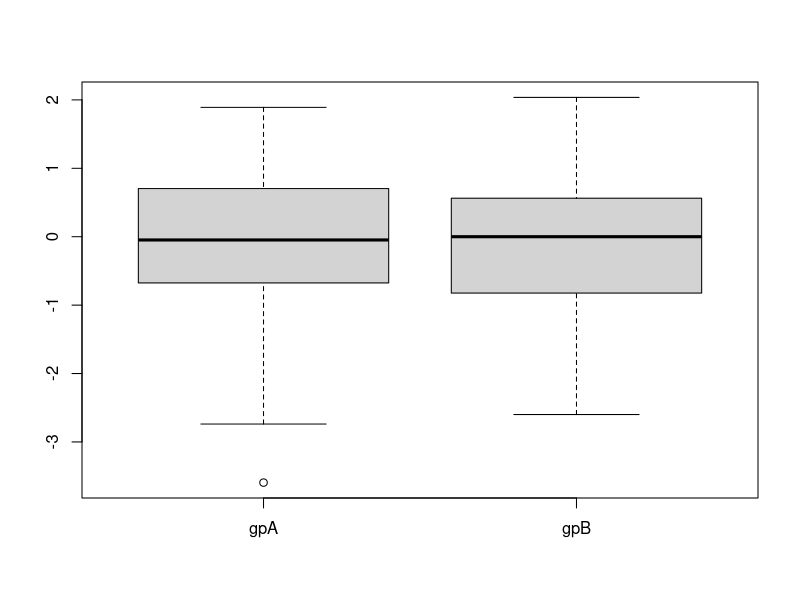
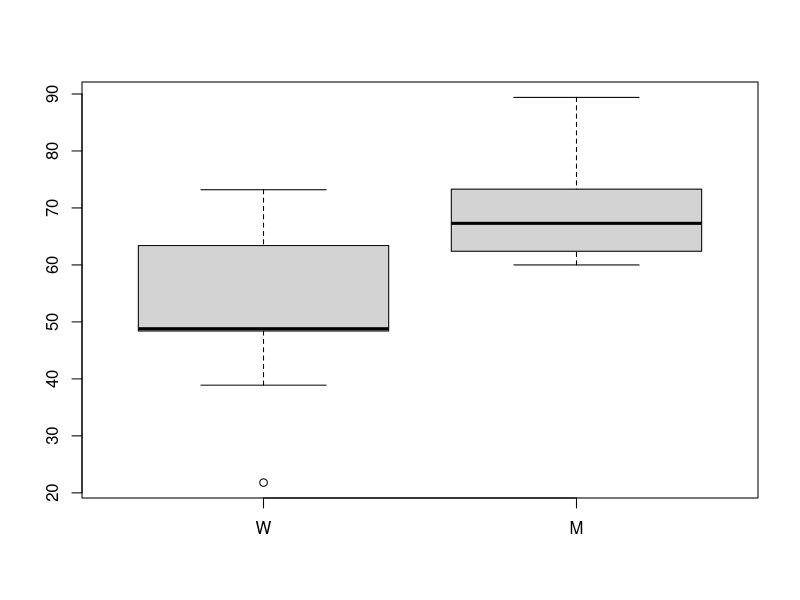
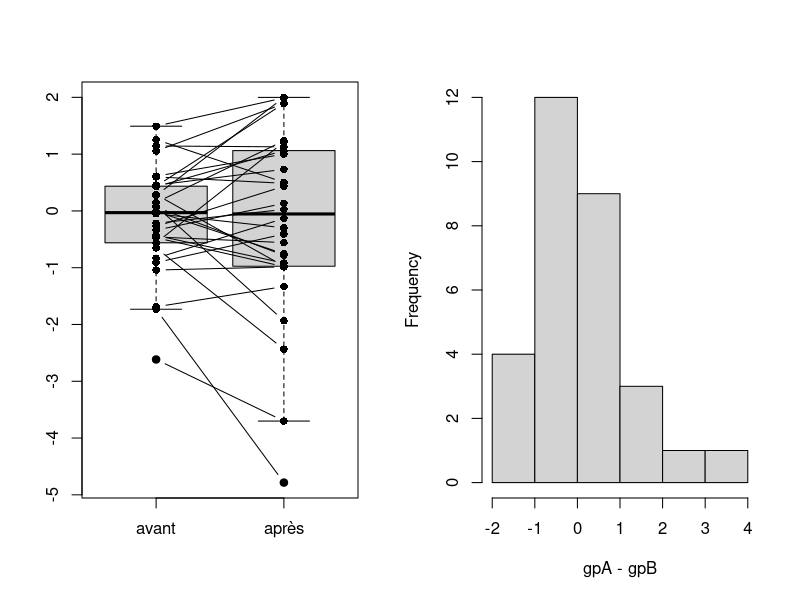

Reproduce these figures in R, in order.
## ---- chunk 1
xi <- rnorm(mean = 10, sd = 4, n = 100)
t.test(xi, conf.level = 0.95)$conf.int
## ---- chunk 2
xi <- sample(60:140, size = 15)/10
wilcox.test(xi, conf.int = TRUE, conf.level = 0.95)$conf.int
## ---- chunk 3
# 73 individus mâles, sur 153 individus (théoriquement 50%)
binom.test(x = 73, n = 153, p = 0.5)$conf.int
## ---- chunk 4
xi <- rpois(n = 100, lambda = 100)
print(xi)
## ---- chunk 5
bs <- sapply(1:100, function(i){
  mean(sample(xi, size = 10, replace = TRUE))
})
head(bs)
## ---- chunk 6
sort(bs)[c(25, 95)]
## ---- chunk 7
qnorm(0.975)
bSup <- 50 + qnorm(0.975) * 10 / sqrt(37)
bInf <- 50 - qnorm(0.975) * 10 / sqrt(37)
print(paste0("[", round(bInf, digits = 2), " ; ", 
  round(bSup, digits = 2), "]"))
findInterval(x = 54, vec = c(-Inf, bInf, bSup, Inf)) == 2
## ---- chunk 8
ech <- rnorm(37, mean = 54, sd = 10)
sd(ech) # écart type estimé
## ---- chunk 9
bInf <- 50 - qt(0.975, df = length(ech) - 1) * sd(ech)/sqrt(length(ech))
bSup <- 50 + qt(0.975, df = length(ech) - 1) * sd(ech)/sqrt(length(ech))
print(paste0("[", round(bInf, digits = 2), " ; ", 
  round(bSup, digits = 2), "]"))
print(mean(ech))
findInterval(x = mean(ech), vec = c(-Inf, bInf, bSup, Inf)) == 2
## ---- chunk 10
t.test(ech, mu = 50, alternative = "two.sided")
## ---- chunk 11
t <- (mean(ech) - 50) / (sd(ech) / sqrt(length(ech)))
df <- length(ech) - 1
pvalue <- 2 * pt(-abs(t), df = df)
paste("t:", t)
paste("df:", df)
paste("p-value:", pvalue)
## ---- chunk 12
t.test(ech, mu = 50, alternative = "less")
## ---- chunk 13
t.test(ech, mu = 50, alternative = "greater")
## ---- chunk 14
wilcox.test(ech, mu = 50, alternative = "two.sided")
## ---- chunk 15
gpA <- rnorm(100)
gpB <- rnorm(100)
s2 <- (sum((gpA - mean(gpA))^2) + sum((gpB - mean(gpB))^2)) / 
  (length(gpA) + length(gpB) - 2)
t <- (mean(gpA) - mean(gpB))/sqrt(s2/length(gpA) + s2/length(gpB))
df <- length(gpA) + length(gpB) - 2
print(t)
print(df)
## ---- chunk 16
t.test(gpA, gpB, var.equal = TRUE)
## ---- chunk 17
gpA <- rnorm(100)
gpB <- rnorm(100)
sA <- sd(gpA)
sB <- sd(gpB)
t <- (mean(gpA) - mean(gpB))/sqrt(sA^2/length(gpA) + sB^2/length(gpB))
df <- ((sA^2/length(gpA) + sB^2/length(gpB))^2) / 
  (sA^4/(length(gpA)^2*(length(gpB)-1)) 
    + sB^4/(length(gpA)^2*(length(gpB)-1)))
print(t)
print(df)
## ---- chunk 18
t.test(gpA, gpB)
## ---- chunk 19
boxplot(gpA, gpB, names = c("gpA", "gpB"))
## ---- chunk 20
# Données adaptées de http://www.sthda.com
women_weight <- c(38.9, 61.2, 73.2, 21.8, 
  63.4, 64.6, 48.4, 48.8, 48.5)
men_weight <- c(67.8, 60, 63.5, 76, 89.4, 
  73.3, 67.3, 61.3, 62.4) 
boxplot(women_weight, men_weight, names = c("W", "M"))
## ---- chunk 21
wilcox.test(women_weight, men_weight, 
  alternative = "two.sided")
## ---- chunk 22
gpA <- rnorm(30)
gpB <- gpA + rnorm(30)
dfGp <- data.frame(gpA = gpA, gpB = gpB)

par(mfrow = c(1, 2))
boxplot(gpA, gpB, names = c("avant", "après"))
trash <- lapply(seq_along(gpA), function(i){
  points(x = 1:2, y = dfGp[i,], type = 'b', pch = 16)
})

hist(gpA - gpB, main = "")
## ---- chunk 23
t.test(gpA, gpB, paired = TRUE, 
  alternative = "two.sided")
## ---- chunk 24
wilcox.test(gpA, gpB, 
  alternative = "two.sided")
